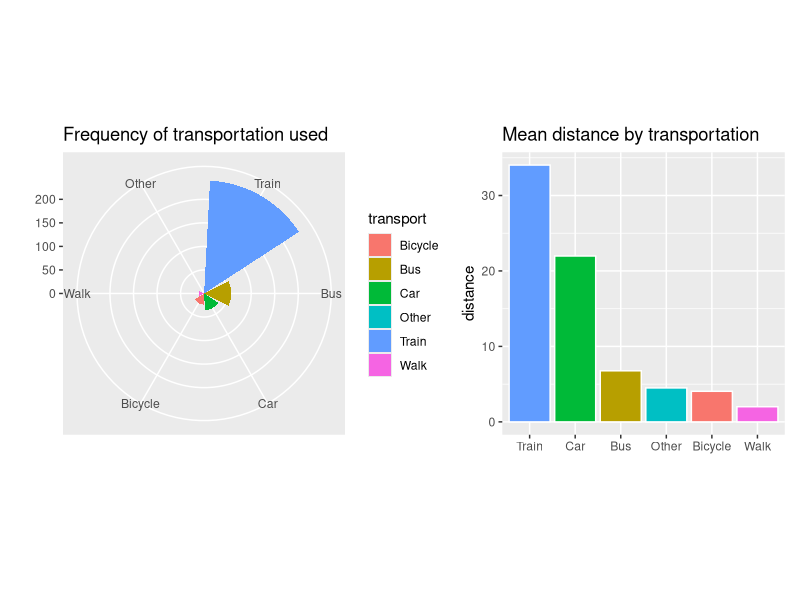
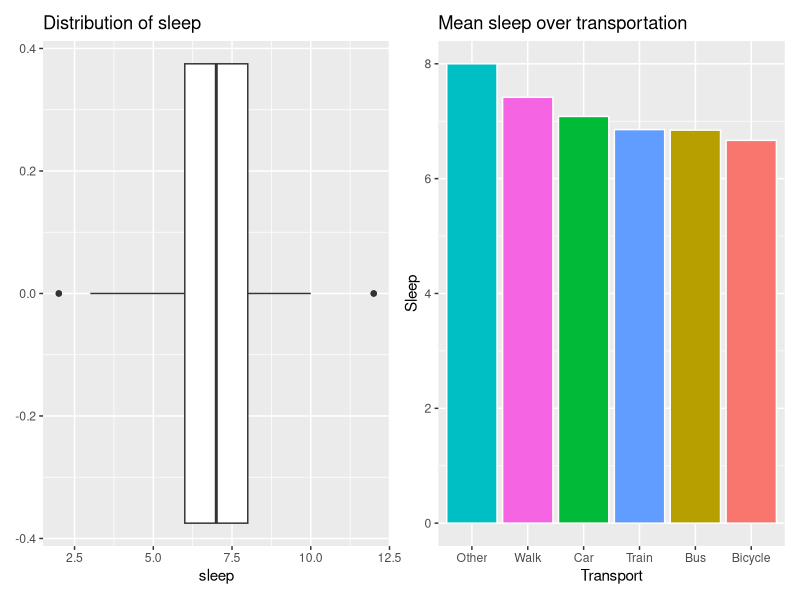
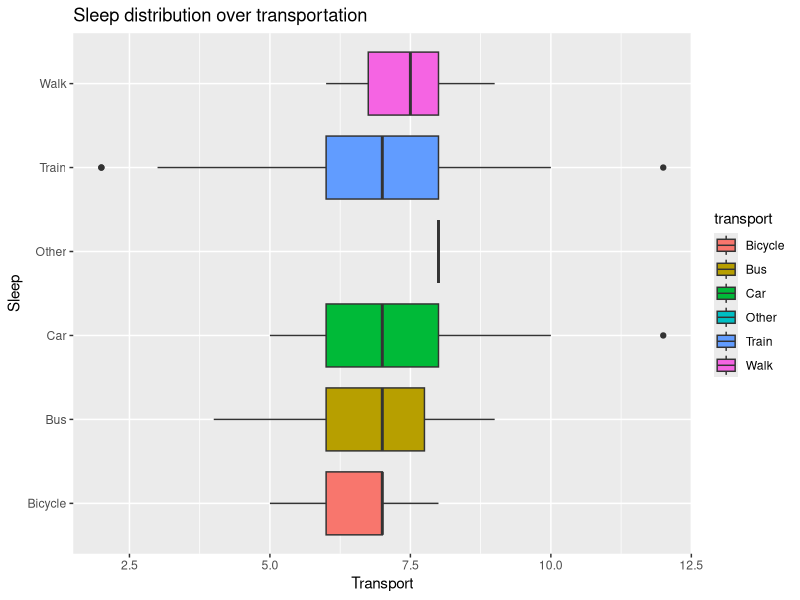
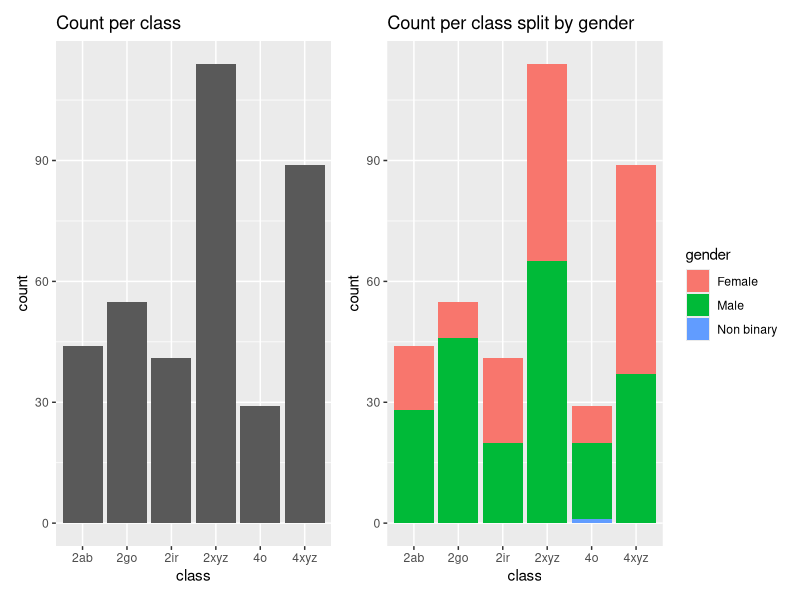
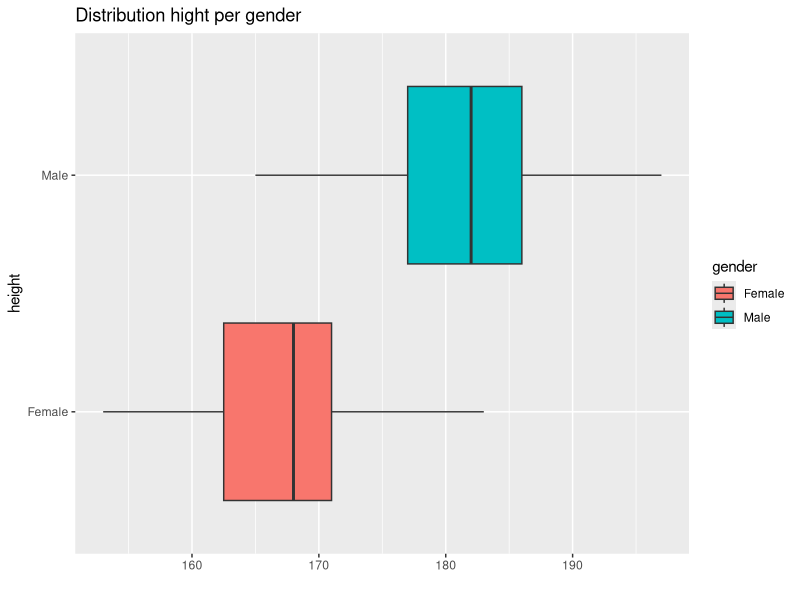
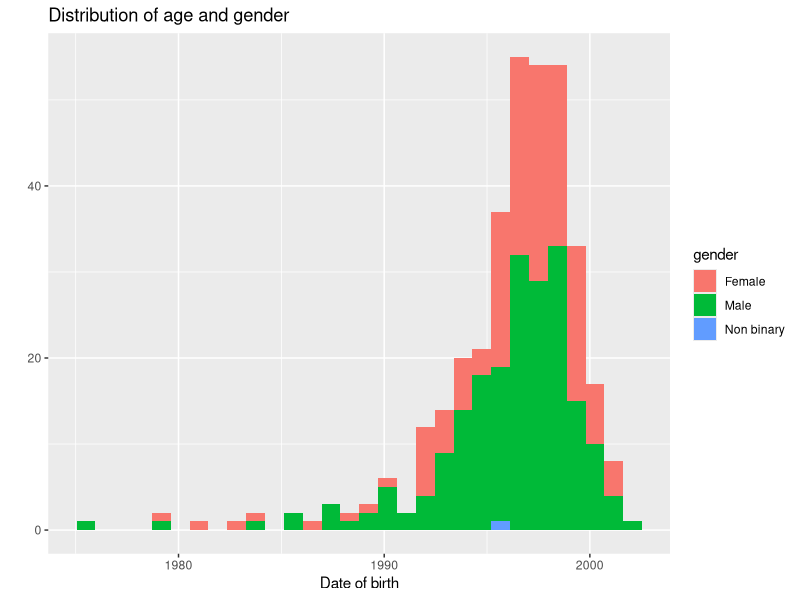

The R source for these figures, in order:
## ---- chunk 1
# Install libraries needed
libraries <- c('readxl', 'ggplot2', 'forcats', 'tidyverse', 'patchwork')

lapply(libraries, function(x) if (!(x %in% installed.packages())) {
  install.packages(x)
})

lapply(libraries, library, quietly = TRUE, character.only = TRUE)

if (basename(getwd()) != "homework-4") {
  setwd("./homework-4")
}


# read the dataset
dataImprot <- read_excel('./Data_HW4.xlsx')
data <- dataImprot
## ---- chunk 2
# what is the most used transportaition?
viz_transport <- ggplot(data = data, aes(x = fct_infreq(transport), fill = transport)) +
        geom_bar() +
        coord_polar() +
        labs(title = 'Frequency of transportation used', y = '', x = '')

# now we can see, that the most come by train followed by bus and then car.
# so what are the distances here for the ones by car, bus or train?
viz_distance <- data |>
        aggregate(distance ~ transport, mean) |>
        ggplot(aes(
                x = reorder(transport, distance, decreasing = TRUE),
                y = distance,
                fill = transport
        )) +
        geom_bar(stat = "identity", color = "white", show.legend = FALSE) +
        labs(title = 'Mean distance by transportation', x = '')

# plot both visualizations at once to have a nice comparison
viz_transport + viz_distance
## ---- chunk 3
# lets check first for outliers
viz_box_sleep <- ggplot(data, aes(x = sleep)) +
  geom_boxplot() +
  labs(title = 'Distribution of sleep')

# Since the outliers seem realistic, we keep them in our analysis.
viz_freq_sleep <- data |>
  aggregate(sleep ~ transport, mean) |>
  ggplot(aes(
    x = reorder(transport, sleep, decreasing = TRUE),
    y = sleep,
    fill = transport
  )) +
  geom_bar(stat = "identity", color = "white", show.legend = FALSE) +
  labs(title = 'Mean sleep over transportation',
       x = "Transport",
       y = "Sleep")

viz_box_sleep + viz_freq_sleep
## ---- chunk 4
ggplot(data, aes(x = transport, y = sleep, fill = transport)) +
  geom_boxplot() +
  coord_flip() +
  labs(title = "Sleep distribution over transportation",
       x = "Sleep",
       y = "Transport")
## ---- chunk 5
# There are 6 classes ranging from 29 to 114 students
viz_class1 <- data %>%
  ggplot(aes(x=class)) +
  geom_bar() +
  labs(title = 'Count per class', x = 'class', y = 'count')

#Gender
data %>%
  group_by(gender) %>%
  count()

#Plot class and gender
viz_class2 <- data %>%
  ggplot(aes(x=class, fill = gender)) +
  geom_bar() +
  labs(title = 'Count per class split by gender', x = 'class', y = 'count')

viz_class1 + viz_class2
## ---- chunk 6
# we take only the gender Female and Male cause non binary is just one Person
data_gender <- data |>
  filter(gender %in% c("Female", "Male"))

# eliminate the outlieres
Data_HW4_filtered <- data_gender %>%
  group_by(gender) %>%
  mutate(Q1 = quantile(height, 0.25),
         Q3 = quantile(height, 0.75),
         IQR = Q3 - Q1,
         lower_limit = Q1 - 1.5 * IQR,
         upper_limit = Q3 + 1.5 * IQR) %>%
  filter(height >= lower_limit & height <= upper_limit)

# Boxplot height gender
ggplot(Data_HW4_filtered, aes(x = gender, y = height, fill = gender)) +
  geom_boxplot() +
  coord_flip() +
  labs(title = 'Distribution hight per gender', x = 'height', y = '')
## ---- chunk 7
# Fix dob and make it a date
data_dob <- data %>%
  mutate(dob = as.Date(dob))

#People born before 1900 are most likely not alive anymore
data_dob %>%
  filter(dob > "1970-01-01") %>%
  ggplot(aes(x=dob, fill = gender)) +
  geom_histogram() + labs(title = 'Distribution of age and gender', x = 'Date of birth', y = '')
